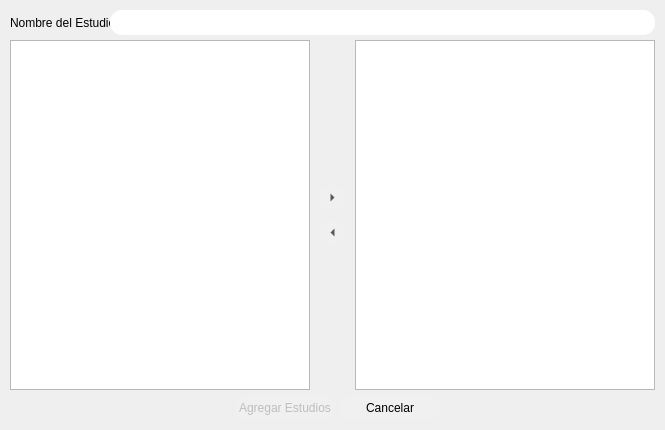
<?xml version="1.0" encoding="UTF-8"?>
<ui version="4.0">
 <class>LoadWindow</class>
 <widget class="QDialog" name="LoadWindow">
  <property name="geometry">
   <rect>
    <x>0</x>
    <y>0</y>
    <width>665</width>
    <height>430</height>
   </rect>
  </property>
  <property name="minimumSize">
   <size>
    <width>665</width>
    <height>430</height>
   </size>
  </property>
  <property name="maximumSize">
   <size>
    <width>665</width>
    <height>430</height>
   </size>
  </property>
  <property name="windowTitle">
   <string>Nuevo Estudio</string>
  </property>
  <property name="toolTip">
   <string notr="true"/>
  </property>
  <widget class="QLabel" name="lblNombreEstudio">
   <property name="geometry">
    <rect>
     <x>10</x>
     <y>10</y>
     <width>100</width>
     <height>25</height>
    </rect>
   </property>
   <property name="minimumSize">
    <size>
     <width>100</width>
     <height>25</height>
    </size>
   </property>
   <property name="maximumSize">
    <size>
     <width>100</width>
     <height>25</height>
    </size>
   </property>
   <property name="toolTip">
    <string notr="true"/>
   </property>
   <property name="text">
    <string>Nombre del Estudio</string>
   </property>
  </widget>
  <widget class="QLineEdit" name="editNombreEstudio">
   <property name="geometry">
    <rect>
     <x>110</x>
     <y>10</y>
     <width>545</width>
     <height>25</height>
    </rect>
   </property>
   <property name="minimumSize">
    <size>
     <width>545</width>
     <height>25</height>
    </size>
   </property>
   <property name="maximumSize">
    <size>
     <width>545</width>
     <height>25</height>
    </size>
   </property>
   <property name="styleSheet">
    <string notr="true">QLineEdit {border: 0px solid; border-radius: 12; background-color: white; padding: 0 12 0 12}</string>
   </property>
  </widget>
  <widget class="QTreeView" name="treeView">
   <property name="geometry">
    <rect>
     <x>10</x>
     <y>40</y>
     <width>300</width>
     <height>350</height>
    </rect>
   </property>
   <property name="minimumSize">
    <size>
     <width>300</width>
     <height>350</height>
    </size>
   </property>
   <property name="maximumSize">
    <size>
     <width>300</width>
     <height>350</height>
    </size>
   </property>
   <property name="font">
    <font>
     <family>MS Shell Dlg 2</family>
     <pointsize>8</pointsize>
    </font>
   </property>
   <property name="autoScroll">
    <bool>false</bool>
   </property>
   <property name="selectionMode">
    <enum>QAbstractItemView::ExtendedSelection</enum>
   </property>
   <property name="indentation">
    <number>10</number>
   </property>
   <property name="headerHidden">
    <bool>true</bool>
   </property>
  </widget>
  <widget class="QListWidget" name="listWidget">
   <property name="geometry">
    <rect>
     <x>355</x>
     <y>40</y>
     <width>300</width>
     <height>350</height>
    </rect>
   </property>
   <property name="minimumSize">
    <size>
     <width>300</width>
     <height>350</height>
    </size>
   </property>
   <property name="maximumSize">
    <size>
     <width>300</width>
     <height>350</height>
    </size>
   </property>
   <property name="font">
    <font>
     <family>MS Shell Dlg 2</family>
     <pointsize>8</pointsize>
    </font>
   </property>
   <property name="acceptDrops">
    <bool>true</bool>
   </property>
   <property name="selectionMode">
    <enum>QAbstractItemView::ExtendedSelection</enum>
   </property>
  </widget>
  <widget class="QToolButton" name="btnAdd">
   <property name="geometry">
    <rect>
     <x>320</x>
     <y>185</y>
     <width>25</width>
     <height>25</height>
    </rect>
   </property>
   <property name="minimumSize">
    <size>
     <width>25</width>
     <height>25</height>
    </size>
   </property>
   <property name="maximumSize">
    <size>
     <width>25</width>
     <height>25</height>
    </size>
   </property>
   <property name="styleSheet">
    <string notr="true">QToolButton {border: 0px solid; 	border-radius: 12;	background-color: rgb(240,240,240)} QToolButton:hover {border: 0px solid; 	border-radius: 12;	background-color: rgb(178,178,178)}</string>
   </property>
   <property name="text">
    <string notr="true"/>
   </property>
   <property name="autoRaise">
    <bool>true</bool>
   </property>
   <property name="arrowType">
    <enum>Qt::RightArrow</enum>
   </property>
  </widget>
  <widget class="QToolButton" name="btnRemove">
   <property name="geometry">
    <rect>
     <x>320</x>
     <y>220</y>
     <width>25</width>
     <height>25</height>
    </rect>
   </property>
   <property name="minimumSize">
    <size>
     <width>25</width>
     <height>25</height>
    </size>
   </property>
   <property name="maximumSize">
    <size>
     <width>25</width>
     <height>25</height>
    </size>
   </property>
   <property name="styleSheet">
    <string notr="true">QToolButton {border: 0px solid; 	border-radius: 12;	background-color: rgb(240,240,240)} QToolButton:hover {border: 0px solid; 	border-radius: 12;	background-color: rgb(178,178,178)}</string>
   </property>
   <property name="text">
    <string notr="true"/>
   </property>
   <property name="autoRaise">
    <bool>true</bool>
   </property>
   <property name="arrowType">
    <enum>Qt::LeftArrow</enum>
   </property>
  </widget>
  <widget class="QToolButton" name="btnCancelar">
   <property name="geometry">
    <rect>
     <x>340</x>
     <y>395</y>
     <width>100</width>
     <height>25</height>
    </rect>
   </property>
   <property name="minimumSize">
    <size>
     <width>100</width>
     <height>25</height>
    </size>
   </property>
   <property name="maximumSize">
    <size>
     <width>100</width>
     <height>25</height>
    </size>
   </property>
   <property name="toolTip">
    <string notr="true"/>
   </property>
   <property name="styleSheet">
    <string notr="true">QToolButton {border: 0px solid; 	border-radius: 12;	background-color: rgb(240,240,240)} QToolButton:hover {border: 0px solid; 	border-radius: 12;	background-color: rgb(178,178,178)}</string>
   </property>
   <property name="text">
    <string>Cancelar</string>
   </property>
   <property name="toolButtonStyle">
    <enum>Qt::ToolButtonTextOnly</enum>
   </property>
   <property name="autoRaise">
    <bool>true</bool>
   </property>
  </widget>
  <widget class="QToolButton" name="btnAgregar">
   <property name="enabled">
    <bool>false</bool>
   </property>
   <property name="geometry">
    <rect>
     <x>235</x>
     <y>395</y>
     <width>100</width>
     <height>25</height>
    </rect>
   </property>
   <property name="minimumSize">
    <size>
     <width>100</width>
     <height>25</height>
    </size>
   </property>
   <property name="maximumSize">
    <size>
     <width>100</width>
     <height>25</height>
    </size>
   </property>
   <property name="toolTip">
    <string notr="true"/>
   </property>
   <property name="styleSheet">
    <string notr="true">QToolButton {border: 0px solid; 	border-radius: 12;	background-color: rgb(240,240,240)} QToolButton:hover {border: 0px solid; 	border-radius: 12;	background-color: rgb(178,178,178)}</string>
   </property>
   <property name="text">
    <string>Agregar Estudios</string>
   </property>
   <property name="toolButtonStyle">
    <enum>Qt::ToolButtonTextOnly</enum>
   </property>
   <property name="autoRaise">
    <bool>true</bool>
   </property>
  </widget>
 </widget>
 <resources/>
 <connections/>
</ui>
